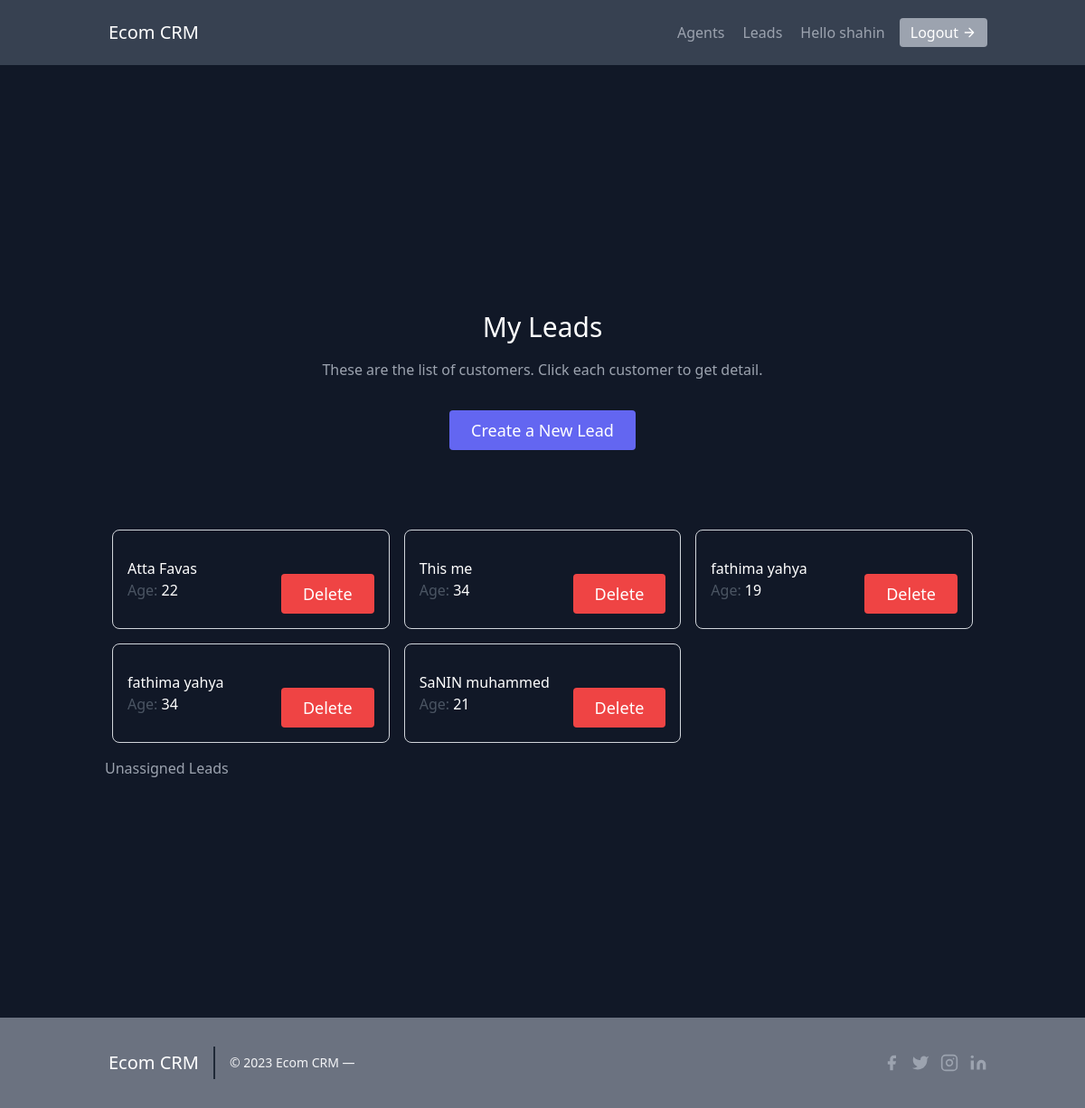
The app's page /leads/ (signed in), older data.
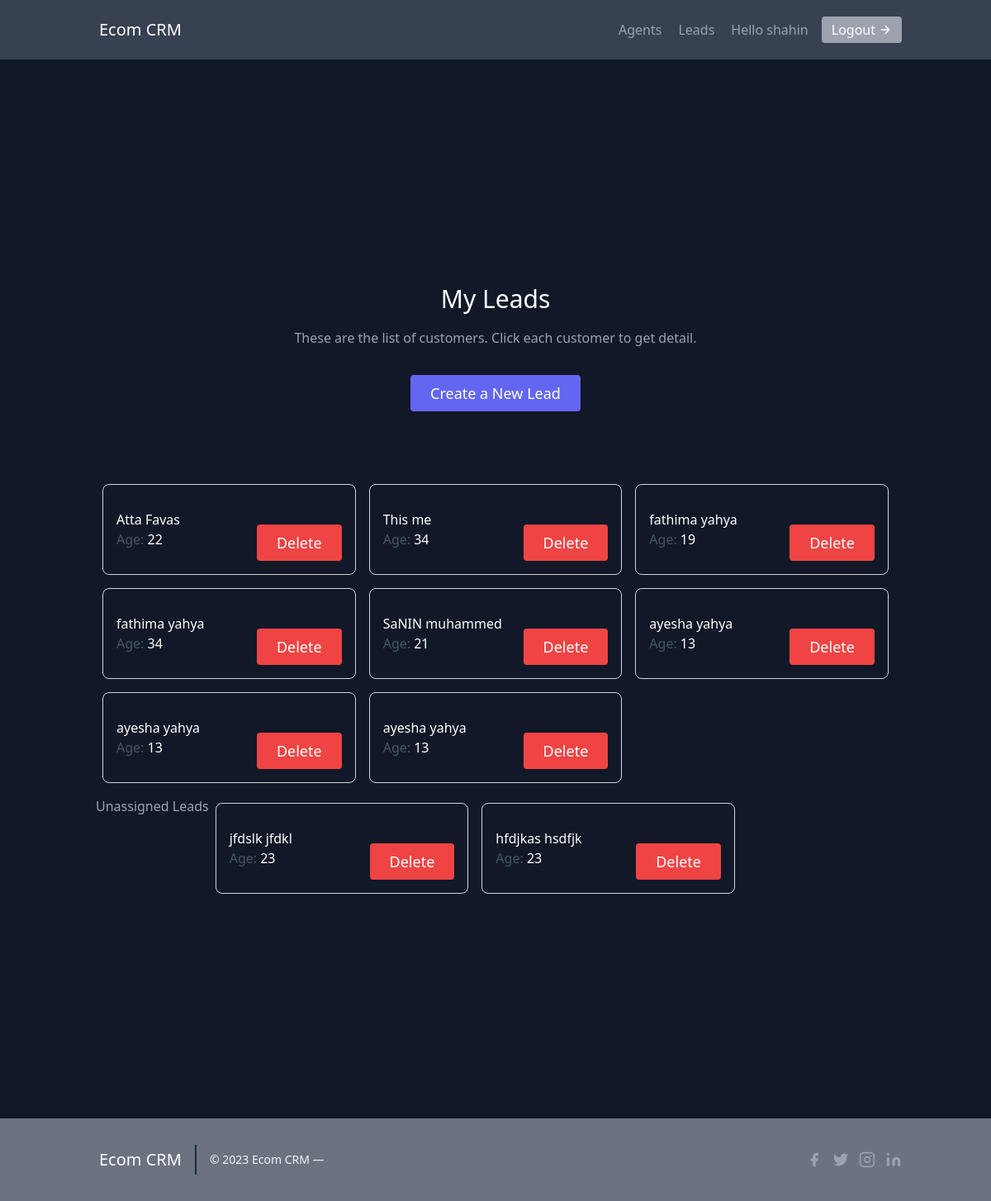
The same page, newer data.
### leads/models.py (models this page shows, shortened)
class User(AbstractUser):
    is_organiser = models.BooleanField(default=True)
    is_agent = models.BooleanField(default=False )

class Lead(models.Model):
    first_name = models.CharField(max_length=25)
    last_name = models.CharField(max_length=25)
    age = models.IntegerField(default=10)
    organisation = models.ForeignKey(UserProfile, on_delete=models.CASCADE, default=1)
    agent = models.ForeignKey("Agent", null=True, blank=True, on_delete=models.SET_NULL)

### leads/views.py (the view)
# urls.py: path('', views.LeadListView.as_view(), name='lead-list'),
class LeadListView(LoginRequiredMixin, ListView):
    template_name = 'leads/lead_list.html'
    context_object_name = 'leads'
    def get_queryset(self):
        user = self.request.user
        if user.is_organiser:
            queryset = Lead.objects.filter(organisation = user.userprofile, agent__isnull = False )
        else:
            queryset = queryset.filter(organisation = user.agent.organisation, agent__isnull = False)
            queryset = Lead.objects.filter(agent__user = user)
        return queryset
    def get_context_data(self, *kwargs):
        context = super(LeadListView, self).get_context_data(*kwargs)
        user = self.request.user
        if user.is_organiser:
            queryset = Lead.objects.filter(organisation = user.userprofile, agent__isnull=True)
            context.update({
                "unassigned_leads": queryset
            })
        return context

### templates/leads/lead_list.html (shortened to what this page needs)
{% extends "../base.html" %}
    {% block content %}
    <section class="text-gray-400 bg-gray-900 body-font pt-44 pb-40">
        <div class="container px-5 py-24 mx-auto">
          <div class="flex flex-col justify-center items-center text-center w-full mb-20">
            <h1 class="sm:text-3xl text-2xl font-medium title-font mb-4 text-white">My Leads</h1>
            <p class="lg:w-2/3 mx-auto leading-relaxed text-base">These are the list of customers. Click each customer to get detail.</p>
            {% if request.user.is_organiser %}
              <button class="text-white bg-indigo-500 border-0 py-2 px-6 mt-8 focus:outline-none hover:bg-gray-700 hover:text-white rounded text-lg transition-all">
                <a href="{% url 'leads:create-lead' %}">
                  Create a New Lead
                </a>
              </button>
            {% endif %}
          </div>
            <div class="flex flex-wrap m-2">
              {% for lead in leads  %}
              <div class="p-2 lg:w-1/3 md:w-1/2 w-full">
                      <a href="{% url 'leads:lead-detail' lead.pk %}">
                      <div class="h-full flex items-center justify-between border-gray-300 border p-4 rounded-lg group hover:bg-white cursor-pointer transition-all">
                          <div class="flex-grow ">
                              <h2 class="text-white group-hover:text-black title-font font-medium">{{ lead.first_name }} {{ lead.last_name }}</h2>
                              <p class="text-gray-600">Age: <span class="text-white group-hover:text-black"> {{ lead.age }} </span></p>
                          </div>
                          <div class="text-white bg-red-500 border-0 py-2 px-6 mt-8 focus:outline-none hover:bg-gray-700 hover:text-white rounded text-lg transition-all">
                              <a href="{% url 'leads:delete-lead' lead.pk %}">
                                  Delete
                              </a>
                          </div>
                      </div>
                  </a>
                  </div>
              {% endfor %}
            </div>
            <div class="flex flex-wrap m-2">
              <h1> Unassigned Leads </h1>
              {% if unassigned_leads.exists %}
                {% for lead in unassigned_leads %}
                <div class="p-2 lg:w-1/3 md:w-1/2 w-full">
                        <a href="{% url 'leads:lead-detail' lead.pk %}">
                        <div class="h-full flex items-center justify-between border-gray-300 border p-4 rounded-lg group hover:bg-white cursor-pointer transition-all">
                            <div class="flex-grow ">
                                <h2 class="text-white group-hover:text-black title-font font-medium">{{ lead.first_name }} {{ lead.last_name }}</h2>
                                <p class="text-gray-600">Age: <span class="text-white group-hover:text-black"> {{ lead.age }} </span></p>
                            </div>
                            <div class="text-white bg-red-500 border-0 py-2 px-6 mt-8 focus:outline-none hover:bg-gray-700 hover:text-white rounded text-lg transition-all">
                                <a href="{% url 'leads:delete-lead' lead.pk %}">
                                    Delete
                                </a>
                            </div>
                        </div>
                    </a>
                    </div>
                {% endfor %}
              {% endif %}
            </div>
        </div>
      </section>
    {% endblock content %}

### templates/base.html (shortened to what this page needs)
{% load static %}
<!DOCTYPE html>
<html lang="en">
<head>
    <script src="https://cdn.tailwindcss.com"></script>
</head>
<body>
    {% include "leads/navbar.html" %}
    {% block content %}
    {% endblock content %}
    <div>
        {% include "leads/footer.html" %}
    </div>
</body>
</html>

### templates/leads/navbar.html (shortened to what this page needs)
<header class="text-gray-400 bg-gray-700 body-font">
    <div class="container mx-auto flex flex-wrap p-5 flex-col md:flex-row items-center">
      <a href="{% url 'home' %}" class="flex title-font font-medium items-center text-white mb-4 md:mb-0">
        <span class="ml-3 text-xl">Ecom CRM</span>
      </a>
      <nav class="md:ml-auto flex flex-wrap items-center text-base justify-center">
      {% if request.user.is_authenticated %}
        {% if request.user.is_organiser %}
        <a href="{% url 'agents:agent-list' %}" class="mr-5 hover:text-white cursor-pointer transition-all">Agents</a>
        {% endif %}
        <a href="{% url 'leads:lead-list' %}" class="mr-5 hover:text-white cursor-pointer transition-all">Leads</a>
        Hello {{ request.user.username }}
        <a href="{% url 'lead-logout' %}" class="ml-4 cursor-pointer inline-flex items-center bg-gray-400 border-0 py-1 px-3 focus:outline-none hover:bg-gray-900 rounded text-white mt-4 md:mt-0 transition-all">Logout
          <svg fill="none" stroke="currentColor" stroke-linecap="round" stroke-linejoin="round" stroke-width="2" class="w-4 h-4 ml-1" viewBox="0 0 24 24">
            <path d="M5 12h14M12 5l7 7-7 7"></path>
          </svg>
        </a>
      {% endif %}
    </div>
  </header>

### templates/leads/footer.html (shortened to what this page needs)
<footer class="text-gray-400 bg-gray-500 body-font">
    <div class="container px-5 py-8 mx-auto flex items-center sm:flex-row flex-col">
      <a href="{% url 'home' %}" class="flex title-font font-medium items-center md:justify-start justify-center text-white">
        <span class="ml-3 text-xl">Ecom CRM</span>
      </a>
      <p class="text-sm text-gray-100 sm:ml-4 sm:pl-4 sm:border-l-2 sm:border-gray-800 sm:py-2 sm:mt-0 mt-4">© {% now "Y" %} Ecom CRM —
      </p>
      <span class="inline-flex sm:ml-auto sm:mt-0 mt-4 justify-center sm:justify-start">
        <a class="text-gray-400">
          <svg fill="currentColor" stroke-linecap="round" stroke-linejoin="round" stroke-width="2" class="w-5 h-5" viewBox="0 0 24 24">
            <path d="M18 2h-3a5 5 0 00-5 5v3H7v4h3v8h4v-8h3l1-4h-4V7a1 1 0 011-1h3z"></path>
          </svg>
        </a>
        <a class="ml-3 text-gray-400">
          <svg fill="currentColor" stroke-linecap="round" stroke-linejoin="round" stroke-width="2" class="w-5 h-5" viewBox="0 0 24 24">
            <path d="M23 3a10.9 10.9 0 01-3.14 1.53 4.48 4.48 0 00-7.86 3v1A10.66 10.66 0 013 4s-4 9 5 13a11.64 11.64 0 01-7 2c9 5 20 0 20-11.5a4.5 4.5 0 00-.08-.83A7.72 7.72 0 0023 3z"></path>
          </svg>
        </a>
        <a class="ml-3 text-gray-400">
          <svg fill="none" stroke="currentColor" stroke-linecap="round" stroke-linejoin="round" stroke-width="2" class="w-5 h-5" viewBox="0 0 24 24">
            <rect width="20" height="20" x="2" y="2" rx="5" ry="5"></rect>
            <path d="M16 11.37A4 4 0 1112.63 8 4 4 0 0116 11.37zm1.5-4.87h.01"></path>
          </svg>
        </a>
        <a class="ml-3 text-gray-400">
          <svg fill="currentColor" stroke="currentColor" stroke-linecap="round" stroke-linejoin="round" stroke-width="0" class="w-5 h-5" viewBox="0 0 24 24">
            <path stroke="none" d="M16 8a6 6 0 016 6v7h-4v-7a2 2 0 00-2-2 2 2 0 00-2 2v7h-4v-7a6 6 0 016-6zM2 9h4v12H2z"></path>
            <circle cx="4" cy="4" r="2" stroke="none"></circle>
          </svg>
        </a>
      </span>
    </div>
  </footer>

Row changes from the older to the newer data that the page shows:
added Lead: first_name "ayesha", last_name "yahya", age "13", shown under "My Leads"
added Lead: first_name "ayesha", last_name "yahya", age "13", shown under "My Leads"
added Lead: first_name "ayesha", last_name "yahya", age "13", shown under "My Leads"
added Lead: first_name "jfdslk", last_name "jfdkl", age "23", shown under "Unassigned Leads"
added Lead: first_name "hfdjkas", last_name "hsdfjk", age "23", shown under "Unassigned Leads"
